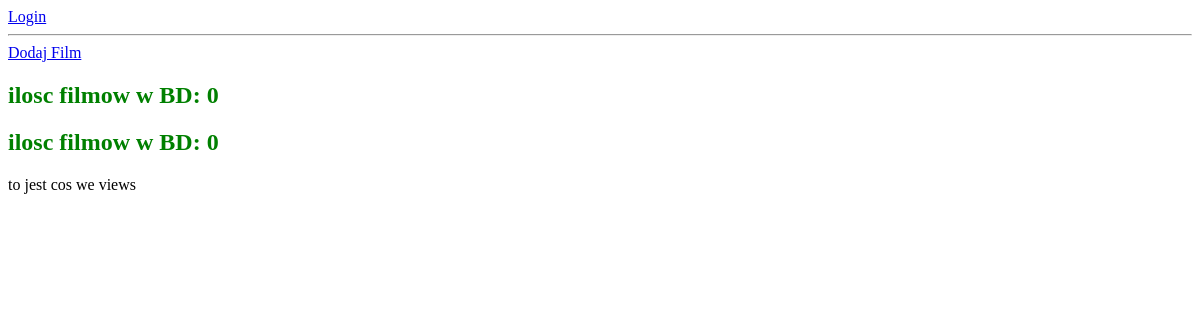
The page /filmy/wszystkie/ on the database as committed earlier.
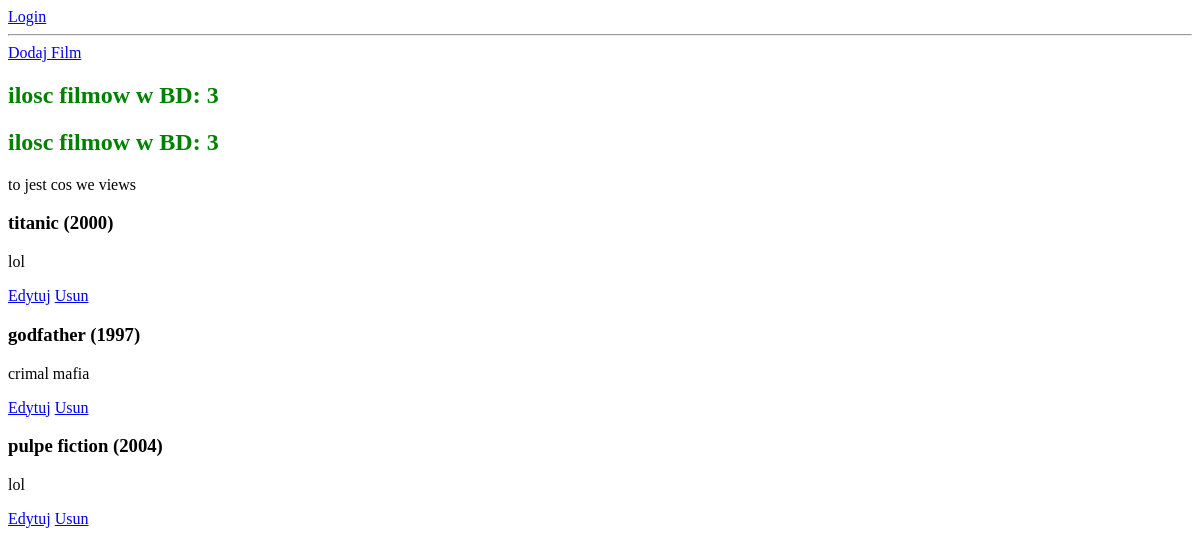
The same page on the database as committed later.
### filmyweb/models.py (models this page shows)
class Film(models.Model):
    title = models.CharField(max_length=64, blank=False, unique=True)
    year = models.PositiveSmallIntegerField(default=2000)
    description = models.TextField(default="")
    premiere = models.DateField(null=True, blank=True)
    imbd_rating = models.DecimalField(max_digits=4, decimal_places=2,
                                      null=True)
    picture = models.ImageField(upload_to="Pictures", null=True, blank=True)
    def __str__(self):
        return self.titleWithYear()
    def titleWithYear(self):
        return "{} ({})".format(self.title, self.year)

### filmyweb/views.py (the view)
# urls.py: path('wszystkie/', wszystkie_filmy, name="wszystkie_filmy"),
def wszystkie_filmy(request):
    test = "to jest cos we views"
    filmy = ["Avatar", "Titanic",  "godfaher"]
    wszystkie = Film.objects.all()
    return render(request, 'filmy.html', {'filmy': wszystkie, 'text': test})

### templates/filmy.html (shortened to what this page needs)
{% load static %}
<!doctype html>
<html lang="en">
<head>
    <link rel="stylesheet" href="{% static 'nowy.css' %}">
</head>
<body>
    {% if user.is_authenticated %}
    <h4>Witaj {{ user.username }}</h4>
    <a href="{% url 'logout' %}">Logout</a>
    {% else %}
    <a href="{% url 'login' %}">Login</a>
    {% endif %}
    <hr>
    <a href="{% url 'nowy_film' %}">Dodaj Film</a>
    {% if filmy|length > 3 %}
    <h2>Brak filmów</h2>
    {% else %}
    <h2>ilosc filmow w BD: {{ filmy|length }}</h2>
    {% endif %}
    <h2>ilosc filmow w BD: {{ filmy|length }}</h2>
    <!<h3>{{ text }}</h3>
        {% for film in filmy %}
        <h3>{{ film }}</h3>
        <p>{{ film.description }}</p>
        <a href="{% url 'edytuj_film' film.id %}">Edytuj</a>
        <a href="{% url 'usun_film' film.id %}">Usun</a>
        {% endfor %}
</body>
</html>

Rows that differ between the two databases and show on the page:
added Film: title+year "titanic (2000)", description "lol"
added Film: title+year "godfather (1997)", description "crimal mafia"
added Film: title+year "pulpe fiction (2004)", description "lol"
Other text that changed with them:
{{ filmy|length }}: "0" → "3"
